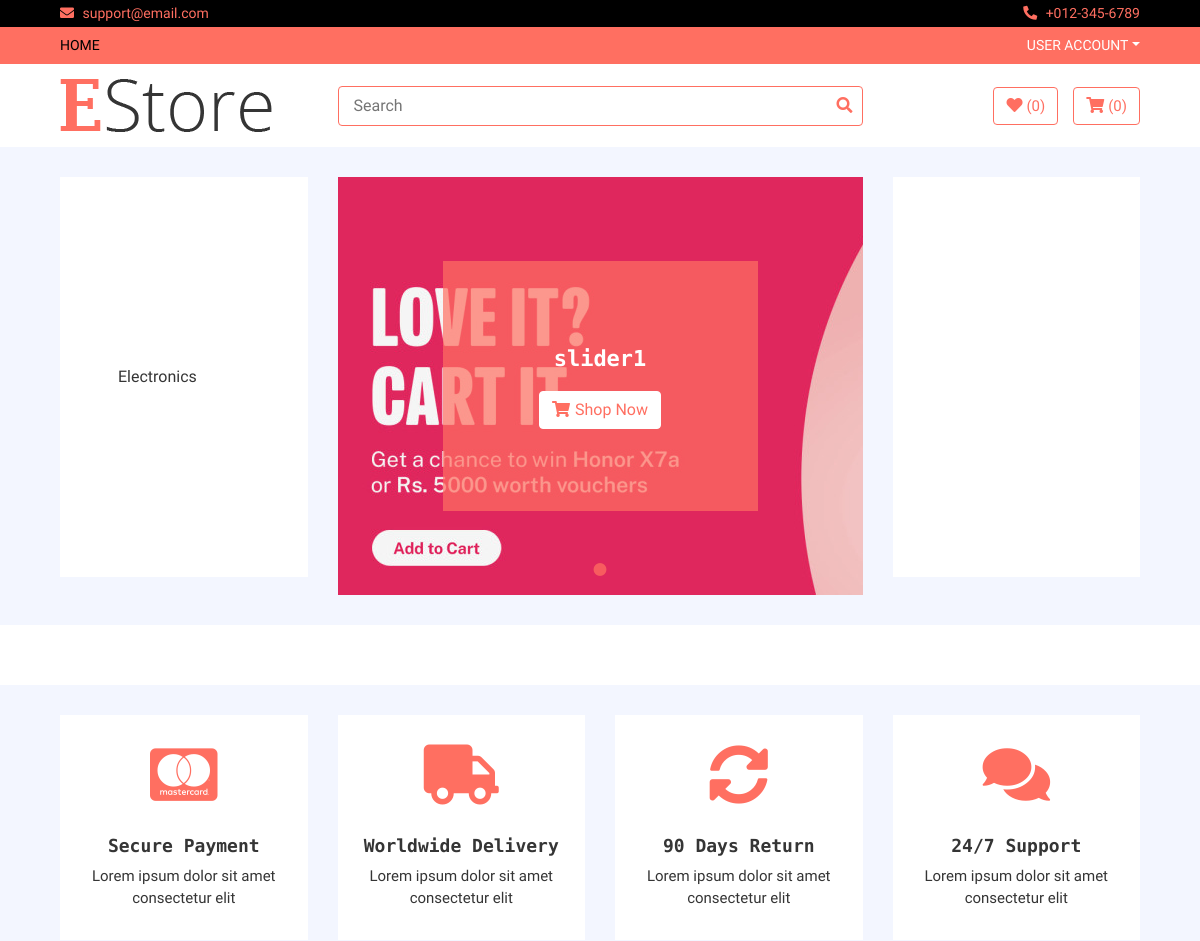
The app's page / (upper part), older data.
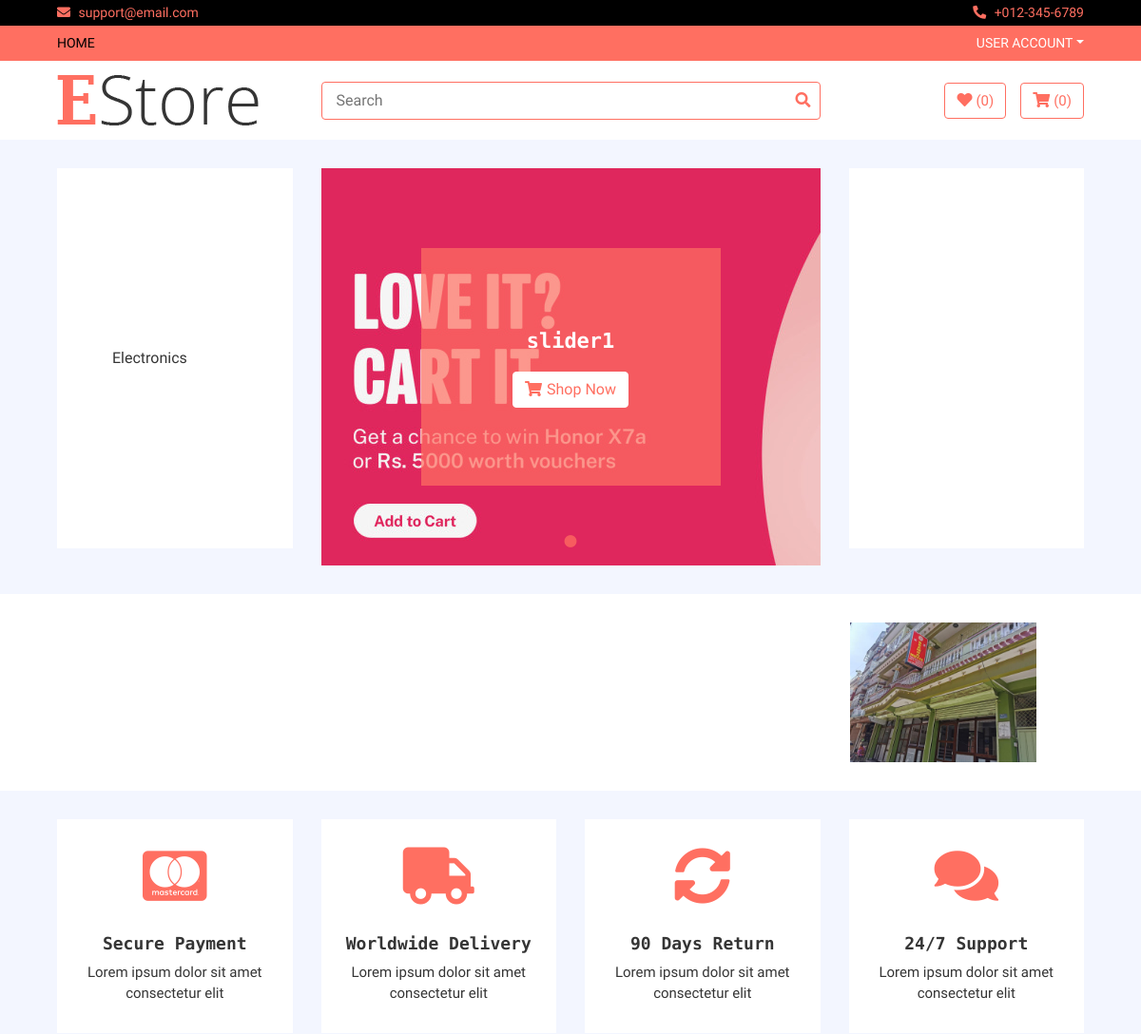
The same page, newer data.
### home/models.py (models this page shows, shortened)
class Category(models.Model):
    name = models.CharField(max_length=200)
    logo = models.CharField(max_length=200)
    slug = models.CharField(max_length=500,unique=True)

class Slider(models.Model):
    name = models.CharField(max_length=200)
    image = models.ImageField(upload_to='media')
    url = models.URLField(max_length=500,blank = True)
    description = models.TextField(blank = True)

class Brand(models.Model):
    name = models.CharField(max_length=500)
    image = models.ImageField(upload_to='media')
    slug = models.CharField(max_length=500, unique=True)

### home/views.py (the view)
# urls.py: path('', HomeView.as_view(), name='home'),
class HomeView(BaseView):
    def get(self,request):
        self.views
        self.views['subcategories'] = SubCategory.objects.all()
        self.views['sliders'] = Slider.objects.all()
        self.views['ads'] = Ad.objects.all()
        self.views['reviews'] = Review.objects.all()
        self.views['new_products'] = Product.objects.filter(labels = 'new')
        self.views['hot_products'] = Product.objects.filter(labels='hot')
        return render(request,'index.html',self.views)

### templates/index.html (shortened to what this page needs)
{% extends 'base.html' %}
{% block content %}
        <div class="header">
            <div class="container-fluid">
                <div class="row">
                    <div class="col-md-3">
                        <nav class="navbar bg-light">
                            <ul class="navbar-nav">
                                {% for cat in categories %}
                                <li class="nav-item">
                                    <a class="nav-link" href="/category/{{cat.slug}}"><i class="fa {{cat.logo}}"></i>{{cat.name}}</a>
                                </li>
                                {% endfor %}
                            </ul>
                        </nav>
                    </div>
                    <div class="col-md-6">
                        <div class="header-slider normal-slider">
                            {% for slider in sliders %}
                            <div class="header-slider-item">
                                <img src="{{slider.image.url}}" alt="Slider Image" />
                                <div class="header-slider-caption">
                                    <p>{{slider.description}}</p>
                                    <a class="btn" href="{{slider.url}}"><i class="fa fa-shopping-cart"></i>Shop Now</a>
                                </div>
                            </div>
                            {% endfor %}
                        </div>
                    </div>
                    <div class="col-md-3">
                        <div class="header-img">
                        </div>
                    </div>
                </div>
            </div>
        </div>
        <div class="brand">
            <div class="container-fluid">
                <div class="brand-slider">
                    {% for bran in brands %}
                    <div class="brand-item"><a href = "/brand/{{bran.slug}}"><img src="{{bran.image.url}}" alt=""></a></div>
                    {% endfor %}
                </div>
            </div>
        </div>
        <div class="feature">
            <div class="container-fluid">
                <div class="row align-items-center">
                    <div class="col-lg-3 col-md-6 feature-col">
                        <div class="feature-content">
                            <i class="fab fa-cc-mastercard"></i>
                            <h2>Secure Payment</h2>
                            <p>
                                Lorem ipsum dolor sit amet consectetur elit
                            </p>
                        </div>
                    </div>
                    <div class="col-lg-3 col-md-6 feature-col">
                        <div class="feature-content">
                            <i class="fa fa-truck"></i>
                            <h2>Worldwide Delivery</h2>
                            <p>
                                Lorem ipsum dolor sit amet consectetur elit
                            </p>
                        </div>
                    </div>
                    <div class="col-lg-3 col-md-6 feature-col">
                        <div class="feature-content">
                            <i class="fa fa-sync-alt"></i>
                            <h2>90 Days Return</h2>
                            <p>
                                Lorem ipsum dolor sit amet consectetur elit
                            </p>
                        </div>
                    </div>
                    <div class="col-lg-3 col-md-6 feature-col">
                        <div class="feature-content">
                            <i class="fa fa-comments"></i>
                            <h2>24/7 Support</h2>
                            <p>
                                Lorem ipsum dolor sit amet consectetur elit
                            </p>
                        </div>
                    </div>
                </div>
            </div>
        </div>
{% endblock %}

Row changes from the older to the newer data that the page shows:
added Brand: image (picture)
